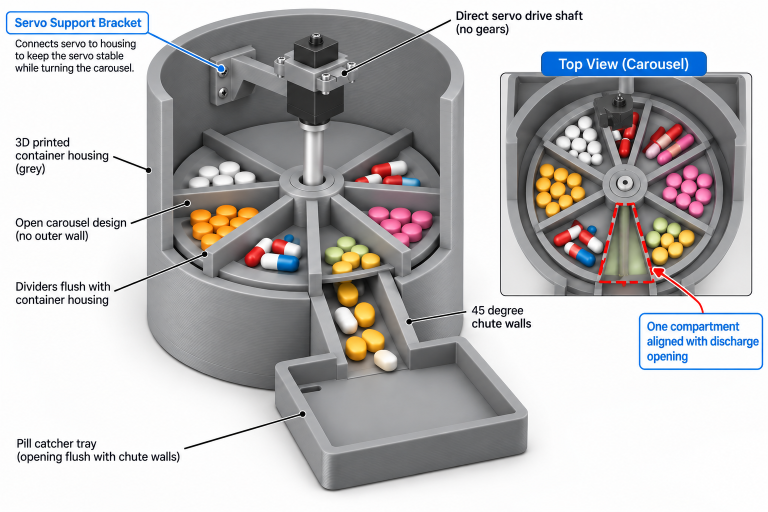
#> input picture cad/v3/reference_design.png, 1536 x 1024 px (shown at 1/2 size)
$ python -i pill_verify.py   (imports and definitions only)
#> lines starting #> are read from the running program, lines starting #| are printed output that depends on the picture; after the words box and inside, x2 and y2 are one past the last pixel; in counts of white or black regions, pixels touching at a corner belong together
#> further down, picture is the input picture: shape (1024, 1536, 3); mean B, G, R 187.5, 186.8, 188.3
"""OpenCV contour / color / size pill verification on the dispensing tray ROI."""

from __future__ import annotations

import logging
import time
from dataclasses import dataclass

import cv2
import numpy as np

from config import (
    PILL_EXPECTED_COUNT,
    PILL_HSV_LOWER,
    PILL_HSV_UPPER,
    PILL_MAX_AREA,
    PILL_MIN_AREA,
    PILL_ROI_X0,
    PILL_ROI_X1,
    PILL_ROI_Y0,
    PILL_ROI_Y1,
    PILL_VERIFY_TIMEOUT_S,
    PILL_WHITE_HSV_LOWER,
    PILL_WHITE_HSV_UPPER,
)

logger = logging.getLogger(__name__)


# [26 lines left out: functions dose_landed, latest_frame, not called in this run]


@dataclass
class PillVerifyResult:
    count: int
    matched: bool
    latency_ms: int
    contours: list[tuple[int, int, int, int]]


class PillVerifier:
    """Counts blob-like objects in the lower tray ROI using HSV + contour filters."""

    def __init__(
        self,
        expected_count: int = PILL_EXPECTED_COUNT,
        hsv_lower: tuple[int, int, int] = PILL_HSV_LOWER,
        hsv_upper: tuple[int, int, int] = PILL_HSV_UPPER,
        min_area: int = PILL_MIN_AREA,
        max_area: int = PILL_MAX_AREA,
        timeout_s: float = PILL_VERIFY_TIMEOUT_S,
    ) -> None:
        self.expected_count = expected_count
        self.hsv_lower = np.array(hsv_lower, dtype=np.uint8)
        self.hsv_upper = np.array(hsv_upper, dtype=np.uint8)
        self.white_lower = np.array(PILL_WHITE_HSV_LOWER, dtype=np.uint8)
        self.white_upper = np.array(PILL_WHITE_HSV_UPPER, dtype=np.uint8)
        self.min_area = min_area
        self.max_area = max_area
        self.timeout_s = timeout_s

    @staticmethod
    def roi_bounds(frame_bgr: np.ndarray) -> tuple[int, int, int, int]:
        """Left, top, right, bottom of the catch tray, in frame pixels."""
        h, w = frame_bgr.shape[:2]
#> h = 1024; w = 1536
        return (
            int(w * PILL_ROI_X0),
            int(h * PILL_ROI_Y0),
            int(w * PILL_ROI_X1),
            int(h * PILL_ROI_Y1),
        )

    @staticmethod
    def tray_roi(frame_bgr: np.ndarray) -> np.ndarray:
        """Crop to the catch tray. The rest of the desk is not a pill."""
        x0, y0, x1, y1 = PillVerifier.roi_bounds(frame_bgr)
#> x0 = 184; y0 = 778; x1 = 568; y1 = 1013
        return frame_bgr[y0:y1, x0:x1]
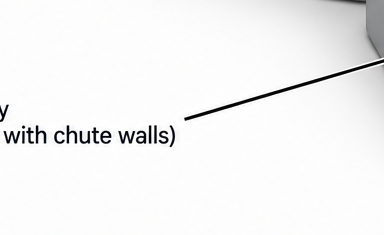
#> returned value: shape (235, 384, 3); mean of channels 0, 1, 2 243.9, 243.8, 243.9; drawn as B, G, R

    def count_pills(self, frame_bgr: np.ndarray) -> PillVerifyResult:
        started = time.perf_counter()
        try:
            roi = self.tray_roi(frame_bgr)
            blur = cv2.GaussianBlur(roi, (5, 5), 0)
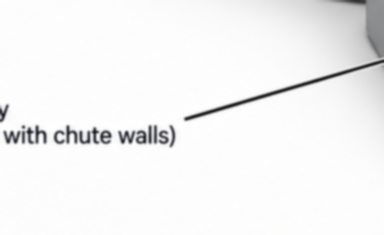
#> blur: shape (235, 384, 3); mean B, G, R 243.9, 243.8, 244
            hsv = cv2.cvtColor(blur, cv2.COLOR_BGR2HSV)
#> hsv: shape (235, 384, 3); mean H, S, V 15.3, 0.7, 244.1
            # Kept separate so a bright patch of desk cannot swallow a capsule.
            colored = cv2.inRange(hsv, self.hsv_lower, self.hsv_upper)
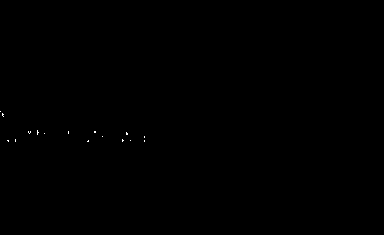
#> colored: shape (235, 384); 0.05% white in thin lines or dots, all inside (x1, y1, x2, y2) = (0, 111, 145, 142)
            white = cv2.inRange(hsv, self.white_lower, self.white_upper)
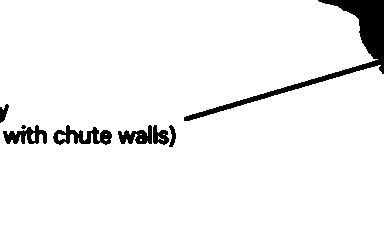
#> white: shape (235, 384); 94.9% white; 8 black regions (1 under 20 px), largest, box (x1, y1, x2, y2) and area: (184, 0, 384, 121) 2746, (53, 125, 112, 145) 595, (3, 125, 47, 144) 453
            kernel = np.ones((3, 3), np.uint8)
            contours = []
            height, width = roi.shape[:2]
#> height = 235; width = 384
            for mask in (colored, white):
                mask = cv2.morphologyEx(mask, cv2.MORPH_OPEN, kernel, iterations=1)
                mask = cv2.morphologyEx(mask, cv2.MORPH_CLOSE, kernel, iterations=1)
                found, _ = cv2.findContours(mask, cv2.RETR_EXTERNAL, cv2.CHAIN_APPROX_SIMPLE)
                contours.extend(found)
#> this loop made 2 passes
#> pass 2, in count_pills, `mask = cv2.morphologyEx(mask, cv2.MORPH_OPEN, kernel, iterations=1)`:
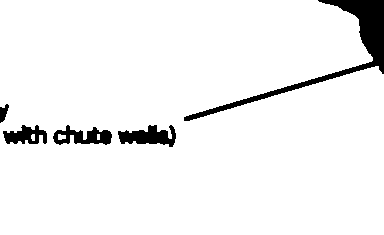
#> mask: shape (235, 384); 94.7% white; 5 black regions, box (x1, y1, x2, y2) and area: (184, 0, 384, 121) 2757, (118, 125, 176, 147) 762, (53, 125, 112, 145) 648, (3, 125, 47, 144) 518, (0, 104, 9, 123) 102
#> after the loop, contours = 1 contour; box (x1, y1, x2, y2) and area: (0, 0, 384, 235) 86592
        except Exception:
            logger.exception("Pill contour analysis failed")
            return PillVerifyResult(0, False, 0, [])

        boxes: list[tuple[int, int, int, int]] = []
        for contour in contours:
            area = cv2.contourArea(contour)
            if area < self.min_area or area > self.max_area:
                continue
            x, y, bw, bh = cv2.boundingRect(contour)
            # A blob cut by the crop edge is the desk outside the tray.
            if x <= 1 or y <= 1 or x + bw >= width - 1 or y + bh >= height - 1:
                continue
            aspect = bw / float(bh) if bh else 0.0
            if aspect < 0.35 or aspect > 2.8:
                continue
            boxes.append((x, y, bw, bh))
#> this loop made 1 pass
#> area on pass 1: 86592
#> after the loop, boxes = []

        count = len(boxes)
#> count = 0
        latency_ms = int((time.perf_counter() - started) * 1000)
        return PillVerifyResult(
            count=count,
            matched=count == self.expected_count,
            latency_ms=latency_ms,
            contours=boxes,
        )

    # [38 lines left out: function wait_for_pill, not called in this run]

>>> import cv2
>>> picture = cv2.imread('../cad/v3/reference_design.png')
>>> result = PillVerifier().count_pills(picture)
